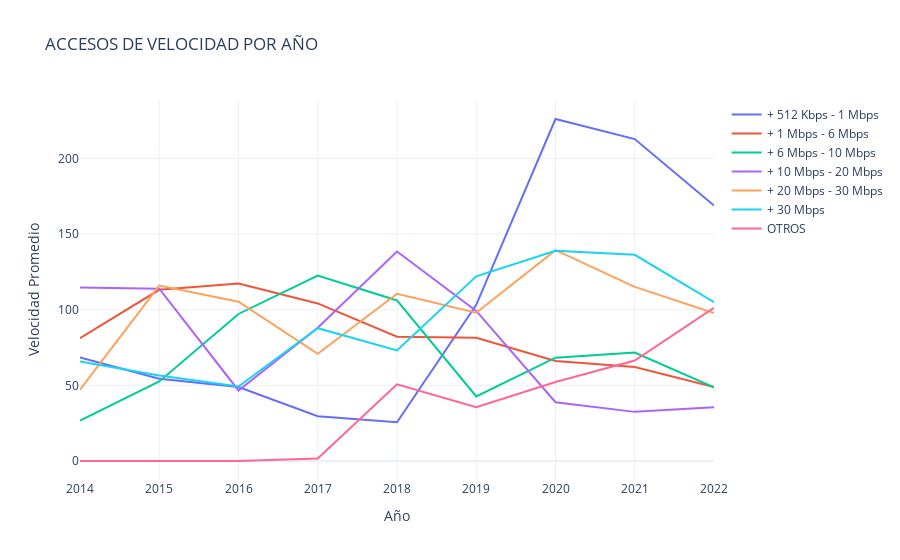

Here is the notebook cell this chart was saved with:
### Markdown cell above
# 2- Velocidad Promedio Ponderada

### Code cell
# Calculamos la cantidad de accesos y las velocidades promedio por año
grouped = df.groupby('Año')[['+ 512 Kbps - 1 Mbps', '+ 1 Mbps - 6 Mbps', '+ 6 Mbps - 10 Mbps', '+ 10 Mbps - 20 Mbps', '+ 20 Mbps - 30 Mbps', '+ 30 Mbps', 'OTROS']].mean().reset_index()

# Creamos el gráfico
fig = go.Figure()

# Añadimos las trazas para cada velocidad
fig.add_trace(go.Scatter(x=grouped['Año'], y=grouped['+ 512 Kbps - 1 Mbps'], mode='lines', name='+ 512 Kbps - 1 Mbps'))
fig.add_trace(go.Scatter(x=grouped['Año'], y=grouped['+ 1 Mbps - 6 Mbps'], mode='lines', name='+ 1 Mbps - 6 Mbps'))
fig.add_trace(go.Scatter(x=grouped['Año'], y=grouped['+ 6 Mbps - 10 Mbps'], mode='lines', name='+ 6 Mbps - 10 Mbps'))
fig.add_trace(go.Scatter(x=grouped['Año'], y=grouped['+ 10 Mbps - 20 Mbps'], mode='lines', name='+ 10 Mbps - 20 Mbps'))
fig.add_trace(go.Scatter(x=grouped['Año'], y=grouped['+ 20 Mbps - 30 Mbps'], mode='lines', name='+ 20 Mbps - 30 Mbps'))
fig.add_trace(go.Scatter(x=grouped['Año'], y=grouped['+ 30 Mbps'], mode='lines', name='+ 30 Mbps'))
fig.add_trace(go.Scatter(x=grouped['Año'], y=grouped['OTROS'], mode='lines', name='OTROS'))

# Configuramos el diseño del gráfico
fig.update_layout(
    title='ACCESOS DE VELOCIDAD POR AÑO',
    xaxis_title='Año',
    yaxis_title='Velocidad Promedio',
    template='plotly_white'
)

# Mostramos el gráfico
fig.show()

### Figure 1 — Plotly figure (JSON) as saved in the notebook; plotly's stock layout.template omitted (floating-point values rounded to 4 significant figures)
{"data": [{"mode": "lines", "name": "+ 512 Kbps - 1 Mbps", "type": "scatter", "x": [2014, 2015, 2016, 2017, 2018, 2019, 2020, 2021, 2022], "y": [68.41, 54.31, 48.85, 29.65, 25.57, 103.2, 226.1, 212.8, 168.9]}, {"mode": "lines", "name": "+ 1 Mbps - 6 Mbps", "type": "scatter", "x": [2014, 2015, 2016, 2017, 2018, 2019, 2020, 2021, 2022], "y": [81.19, 113.1, 117.3, 104.2, 82.12, 81.5, 66.16, 62.09, 48.89]}, {"mode": "lines", "name": "+ 6 Mbps - 10 Mbps", "type": "scatter", "x": [2014, 2015, 2016, 2017, 2018, 2019, 2020, 2021, 2022], "y": [26.7, 52.54, 97.2, 122.6, 106.1, 42.63, 68.28, 71.73, 48.62]}, {"mode": "lines", "name": "+ 10 Mbps - 20 Mbps", "type": "scatter", "x": [2014, 2015, 2016, 2017, 2018, 2019, 2020, 2021, 2022], "y": [114.7, 113.9, 46.62, 88.07, 138.5, 99.23, 38.88, 32.48, 35.55]}, {"mode": "lines", "name": "+ 20 Mbps - 30 Mbps", "type": "scatter", "x": [2014, 2015, 2016, 2017, 2018, 2019, 2020, 2021, 2022], "y": [47.14, 116.0, 105.3, 70.84, 110.5, 97.98, 139.4, 115.1, 97.74]}, {"mode": "lines", "name": "+ 30 Mbps", "type": "scatter", "x": [2014, 2015, 2016, 2017, 2018, 2019, 2020, 2021, 2022], "y": [65.73, 56.58, 49.24, 87.8, 73.07, 122.1, 139.0, 136.3, 105.0]}, {"mode": "lines", "name": "OTROS", "type": "scatter", "x": [2014, 2015, 2016, 2017, 2018, 2019, 2020, 2021, 2022], "y": [0, 0, 0, 1.616, 50.74, 35.55, 52.18, 66.43, 101.3]}], "layout": {"title": {"text": "ACCESOS DE VELOCIDAD POR AÑO"}, "xaxis": {"title": {"text": "Año"}}, "yaxis": {"title": {"text": "Velocidad Promedio"}}}}
